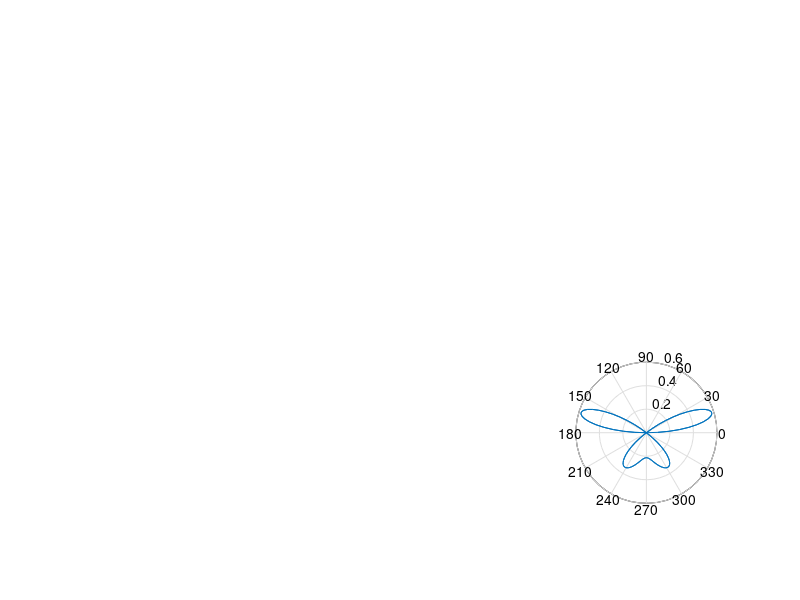

The MATLAB script that drew this image:
%This program print pattern for Loop Antenna by giving the radius of your
%Loop and the wavelength you work with
%Have a nice Pattern "Arabia Tech"
lamda=input('enter the value of wave length= ');
a=input('enter your loop radius a= ');
B=(2*pi/lamda);
theta= pi/100:pi/100:2*pi;
E=besselj(1,B*a.*sin(theta));
subplot(2,3,6)
polar(theta,E)
